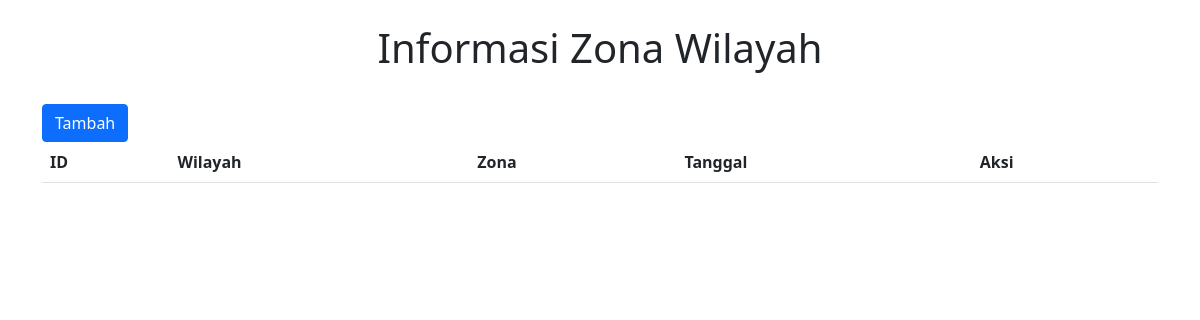
The page /InformasiZonaWilayah/index.php on the database as committed earlier.
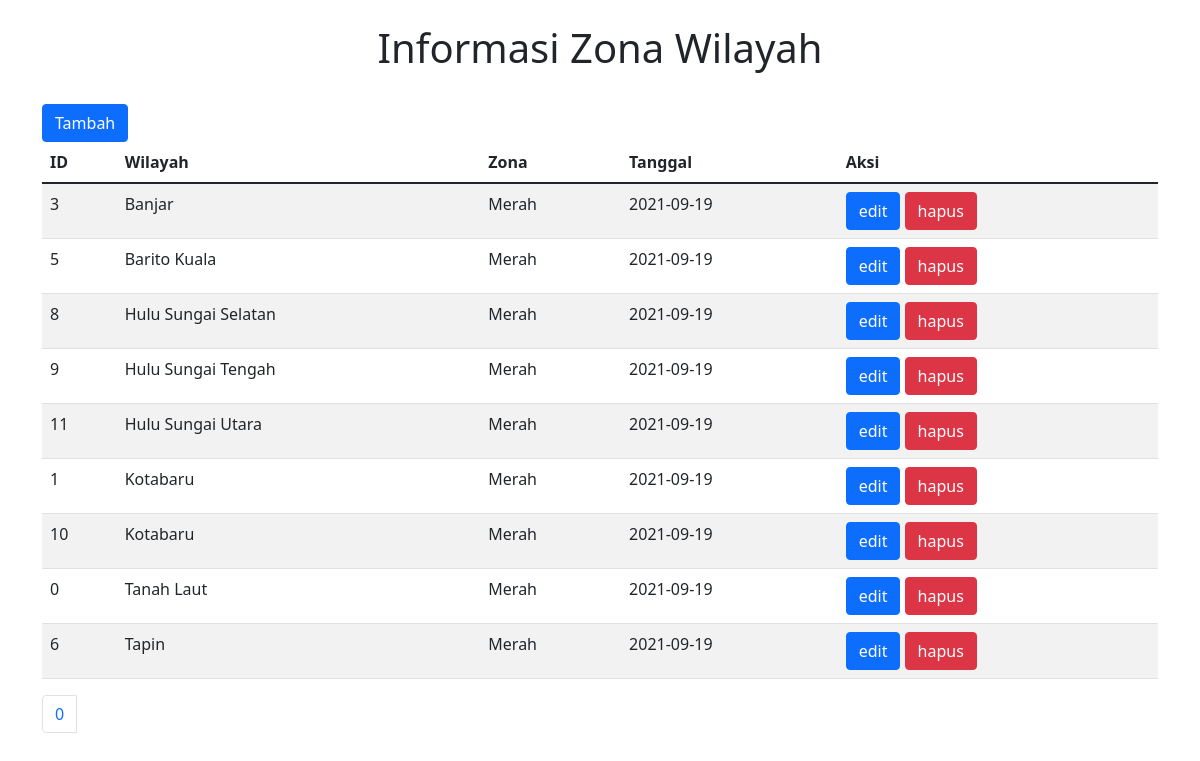
The same page on the database as committed later.
### tables this page shows
CREATE TABLE wilayah (
    id INTEGER NOT NULL,
    nama VARCHAR(100) NOT NULL,
    status_w      VARCHAR(50) NOT NULL,
    tanggal   DATE NOT NULL
);

### InformasiZonaWilayah/paging.php (called while the page is built, shortened)
<?php
require_once("koneksi.php");
$start = 0;
$per_page = 25;
$q = "SELECT * FROM wilayah LIMIT $start, $per_page";
$query = $pdo_conn->prepare($q);
$query->execute();
$result = $query->fetchAll(PDO::FETCH_ASSOC);
$count_query = "SELECT * FROM wilayah";
$query_jlh = $pdo_conn->prepare($count_query);
$query_jlh->execute();
$count = $query_jlh->rowCount();
$paginations = ceil($count / $per_page);
?>

### InformasiZonaWilayah/index.php (the view, shortened to what this page needs)
<?php
require_once("koneksi.php");
include_once "paging.php";
?>
<!doctype html>
<html lang="en">
    <head>
        <link href="https://cdn.jsdelivr.net/npm/bootstrap@5.1.1/dist/css/bootstrap.min.css" rel="stylesheet">
    </head>
    <body>
        <div class="container">
            <br>
            <center><h1>Informasi Zona Wilayah</h1></center><br>
            <a class="btn btn-primary" href="form.html" role="button">Tambah</a>
            <div class="table-responsive">
            <table class="table table-striped jambo_table bulk_action">
                <thead>
                    <tr>
                        <th>ID</th>
                        <th>Wilayah</th>
                        <th>Zona</th>
                        <th>Tanggal</th>
                        <th>Aksi</th>
                    </tr>
                </thead>
                <tbody>
                    <?php
                    if (!empty($result)) {
                        foreach ($result as $row) {
                    ?>
                            <tr>
                                <td><?php echo $row["id"]; ?></td>
                                <td><?php echo $row["nama"]; ?></td>
                                <td><?php echo $row["status_w"]; ?></td>
                                <td><?php echo $row["tanggal"]; ?></td>
                                <td>
                                    <a href='edit.php?id=<?php echo $row['id']; ?>'class="btn btn-primary" role="button">edit</a>
                                    <a href='hapus.php?id=<?php echo $row['id']; ?>' onclick="return confirm('Yakin Hapus?')"class="btn btn-danger" role="button">hapus</a>
                                </td>
                            </tr>
                    <?php
                        }
                    }
                    ?>
                </tbody>
            </table>
            </div>
            <div class="text-center">
                <ul class="pagination">
                    <?php
                        for ($j = 0; $j < $paginations; $j++) {
                            echo " <li class='page-item'><a class='page-link' href=?start=$j>" . $j . "</a> <li>";
                        }
                    ?>
            </div>
        </div>
    </body>
</html>

Rows that differ between the two databases and show on the page:
added wilayah: id "3", nama "Banjar", status_w "Merah", tanggal "2021-09-19"
added wilayah: id "5", nama "Barito Kuala", status_w "Merah", tanggal "2021-09-19"
added wilayah: id "8", nama "Hulu Sungai Selatan", status_w "Merah", tanggal "2021-09-19"
added wilayah: id "9", nama "Hulu Sungai Tengah", status_w "Merah", tanggal "2021-09-19"
added wilayah: id "11", nama "Hulu Sungai Utara", status_w "Merah", tanggal "2021-09-19"
added wilayah: id "1", nama "Kotabaru", status_w "Merah", tanggal "2021-09-19"
added wilayah: id "10", nama "Kotabaru", status_w "Merah", tanggal "2021-09-19"
added wilayah: id "0", nama "Tanah Laut", status_w "Merah", tanggal "2021-09-19"
added wilayah: id "6", nama "Tapin", status_w "Merah", tanggal "2021-09-19"
Other text that changed with them:
new list line: "0"
